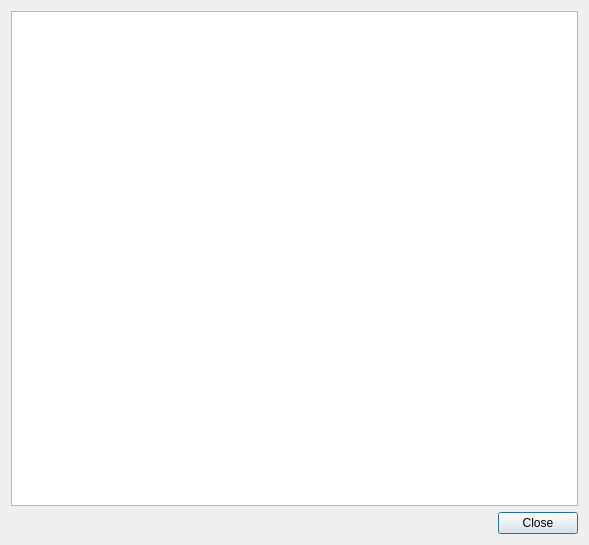
<?xml version="1.0" encoding="UTF-8"?>
<ui version="4.0">
 <class>alt::LicenseDialog</class>
 <widget class="QDialog" name="alt::LicenseDialog">
  <property name="geometry">
   <rect>
    <x>0</x>
    <y>0</y>
    <width>589</width>
    <height>545</height>
   </rect>
  </property>
  <property name="windowTitle">
   <string>ALT Systeminfo - License</string>
  </property>
  <layout class="QGridLayout" name="gridLayout">
   <item row="0" column="0">
    <widget class="QTextBrowser" name="textBrowser"/>
   </item>
   <item row="1" column="0">
    <widget class="QDialogButtonBox" name="buttonBox">
     <property name="orientation">
      <enum>Qt::Horizontal</enum>
     </property>
     <property name="standardButtons">
      <set>QDialogButtonBox::Close</set>
     </property>
    </widget>
   </item>
  </layout>
 </widget>
 <resources/>
 <connections>
  <connection>
   <sender>buttonBox</sender>
   <signal>accepted()</signal>
   <receiver>alt::LicenseDialog</receiver>
   <slot>accept()</slot>
   <hints>
    <hint type="sourcelabel">
     <x>248</x>
     <y>254</y>
    </hint>
    <hint type="destinationlabel">
     <x>157</x>
     <y>274</y>
    </hint>
   </hints>
  </connection>
  <connection>
   <sender>buttonBox</sender>
   <signal>rejected()</signal>
   <receiver>alt::LicenseDialog</receiver>
   <slot>reject()</slot>
   <hints>
    <hint type="sourcelabel">
     <x>316</x>
     <y>260</y>
    </hint>
    <hint type="destinationlabel">
     <x>286</x>
     <y>274</y>
    </hint>
   </hints>
  </connection>
 </connections>
</ui>
